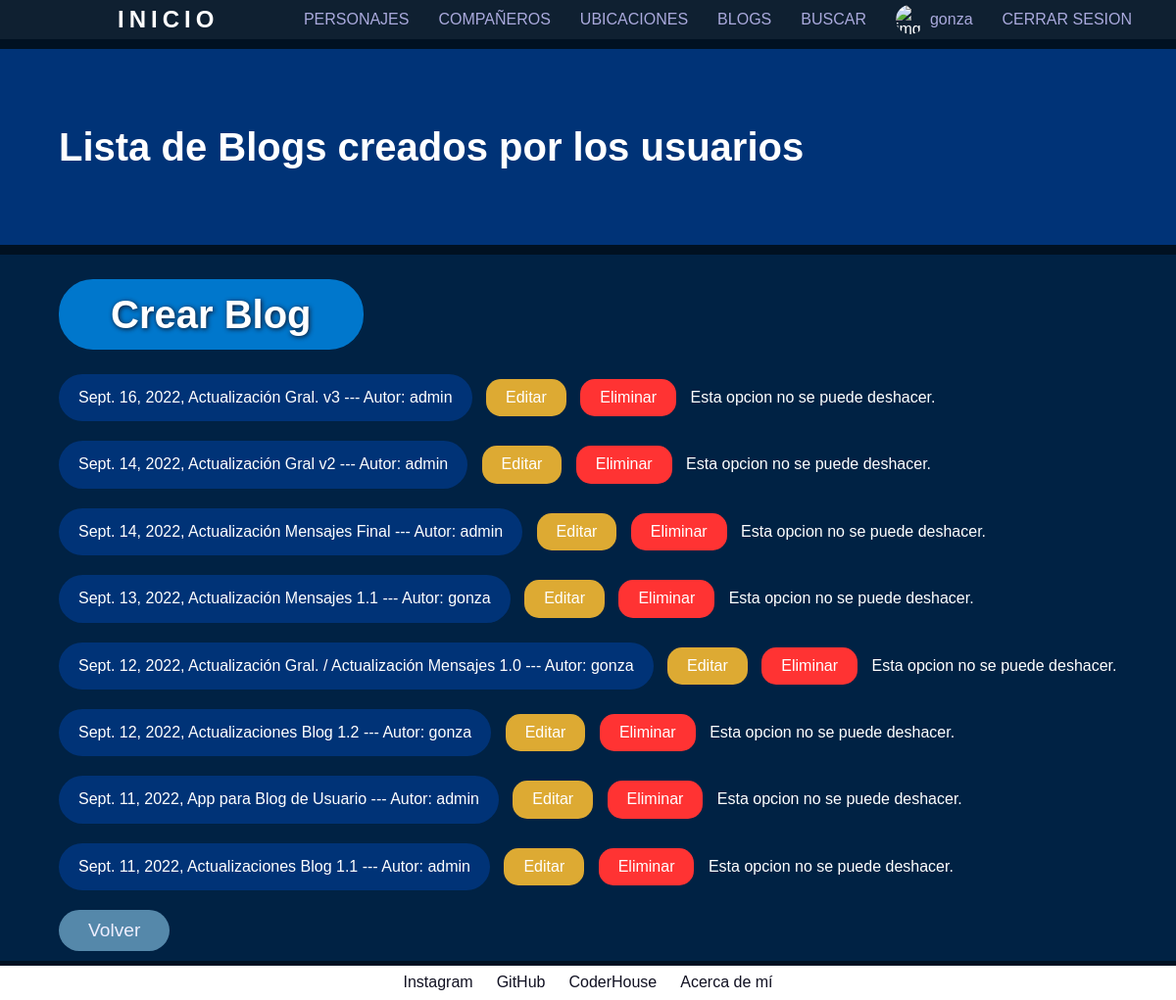
The app's page /AppPersonajes/listablog/ (signed in) with its own data.
### AppPersonajes/models.py (models this page shows, shortened)
class UserBlog(models.Model):
    username=models.CharField(max_length=50)
    titulo=models.CharField(max_length=50)
    subtitulo=models.CharField(max_length=100)
    fechapub=models.DateField(default=datetime.now)
    imagen=models.ImageField(upload_to='blogs', null=True, blank=True)
    texto=RichTextField(max_length=2000)

### AppPersonajes/views.py (the view)
# urls.py: path("listablog/", listaBlog, name="listablog"),
def listaBlog(request):
    listablog=UserBlog.objects.all()
    return render(request, "App/listablog.html", {"listablog":listablog, "imagen":obtenerAvatar(request)})

### AppPersonajes/views.py (called while the page is built)
@login_required
def obtenerAvatar(request):
    lista=Avatar.objects.filter(user=request.user)
    if len(lista)!=0:
        imagen=lista[0].imagen.url
    else:
        imagen=""
    return imagen

### AppPersonajes/templates/App/listablog.html (shortened to what this page needs)
{% extends "App/padre.html" %}
{% load static %}
{% block titulo_de_pagina %}
    <h1 class="titulotemplates">Lista de Blogs creados por los usuarios</h1>
{% endblock %}
{% block contenido_variable %}
    <div class="contenedor-liblogs">
        <a class="btn-crearblog" href="{% url 'crearblog' %}">Crear Blog</a>
        <div class="liblogs">
            {% for blog in listablog reversed %}
                <div class="blogs">
                    <a href="{% url 'blog' blog.id %}">{{ blog.fechapub }}, {{ blog.titulo }} --- Autor: {{ blog.username }}</a>
                    {% if request.user.is_superuser %}
                        <a class="editarblog" href="{% url 'editarblog' blog.id %}">Editar</a>
                        <a class="borrarblog" href="{% url 'borrarblog' blog.id %}">Eliminar</a> Esta opcion no se puede deshacer.
                    {% endif %}
                </div>
            {% endfor %}
        </div>
        <a class="btn_volver" href="{% url 'inicio' %}">Volver</a>
    </div>
{% endblock %}

### AppPersonajes/templates/App/padre.html (shortened to what this page needs)
<!DOCTYPE html>
<html lang="en">
    <head>
        {% load static %}
        <link href= "{% static '\App\css\style.css' %}" rel="stylesheet" />
        <link href="{% static '\App\css\normalize.css' %}" rel="stylesheet">
    </head>
    <body>
        <header>
            <a class="btn_inicio" href="{% url 'inicio' %}">INICIO</a>
            <nav class="barra_nav">
                <ul>
                    <li><a class="btn_ref" href="{% url 'personajes' %}">PERSONAJES</a></li>
                    <li><a class="btn_ref" href="{% url 'compañeros' %}">COMPAÑEROS</a></li>
                    <li><a class="btn_ref" href="{% url 'ubicaciones' %}">UBICACIONES</a></li>
                    <li><a class="btn_ref" href="{% url 'listablog' %}">BLOGS</a></li>
                    <li><a class="btn_ref" href="{% url 'busqueda' %}">BUSCAR</a></li>
                    {% if not request.user.is_authenticated %}
                        <li><a class="btn_ref register" href="{% url 'registrate' %}">REGISTRATE</a></li>
                        <li><a class="btn_ref login" href="{% url 'login' %}">INICIAR SESION</a></li>
                    {% else %}
                        <li><a class="btn_ref" href="{% url 'perfil' %}">
                            {% if imagen %}
                                <img class="img-nav" src="{{ imagen }}" alt="img-perfil" title="Foto perfil de {{ user.username }}">
                            {% endif %}{{ user.username }}
                        </a></li>
                        <li><a class="btn_ref logout" href="{% url 'logout' %}">CERRAR SESION</a></li>
                    {% endif %}
                </ul>
            </nav>
        </header>
            {% block titulo_de_pagina %} {%endblock %}
            {% block contenido_variable %} {% endblock %}
        <footer class="mis_datos">
            <a class="btn_links" target="_blank" href="https://www.instagram.com/gonnzad/">Instagram</a>
            <a class="btn_links" target="_blank" href="https://github.com/GonzaLandini">GitHub</a>
            <a class="btn_links" target="_blank" href="https://plataforma.coderhouse.com/perfil/627a75c68d262f0018d3725f">CoderHouse</a>
            <a class="btn_links" href="{% url 'aboutme' %}">Acerca de mí</a>
        </footer>
    </body>
</html>

### AppPersonajes/static/App/css/style.css (style rules this page uses)
* { color: #fff; text-decoration: none; }
body { background-color: #012; display: flex; flex-direction: column; font-family: sans-serif; }
header { background-color: #123e; display: flex; height: 40px; justify-content: space-between; left: 0; position: fixed; text-align: center; top: 0; width: 100%; z-index: 15; }
.titulotemplates { align-items: center; background-color: #037; color:#fff; display: flex; font-size: 2.5em; height: 200px; margin: 50px 0 10px 0; min-width: max-content; padding: 0 5%; width: 100%; }
.btn_inicio { font-size: 1.5em; font-weight: bold; letter-spacing: 5px; margin: auto; margin-left: 10%; transition: .3s; }
.barra_nav { margin: auto; margin-right: 2.5%; }
.barra_nav ul { display: flex; list-style: none; }
.barra_nav li { margin: auto; }
.img-nav { border-radius: 100%; height: 30px; margin-right: 5px; object-fit:cover; width: 30px; }
.btn_ref { align-items: center; display: flex; color: #aad; margin: 0 15px; min-width: max-content; transition: .3s; }
.mis_datos { background-color: #fff; bottom: 0px; color: #112; display: flex; height: 35px; justify-content: center; position: fixed; width: 100%; z-index: 5; }
.btn_links { color: #112; margin: auto 1%; }
.btn_volver { background-color: #58a; border-radius: 35px; color: #eef; display: flex; font-size: 1.2em; margin: 20px auto; padding: 10px 40px; transition: .3s; width: max-content; }
.contenedor-liblogs { background-color: #024; margin-bottom: 40px; padding: 10px 5%; width: 100%; }
.contenedor-liblogs .btn-crearblog { background-color: #07c; border: solid #07c; border-radius: 35px; cursor: pointer; display: block; font-size: 2.5em; font-weight: bold; margin: 15px 0; padding: 10px 50px; text-align: center; text-shadow: 1px 1px 5px #112f; transition: .3s; width: max-content; }
.liblogs { display: flex; flex-direction: column; list-style: none; }
.blogs .editarblog { background-color: #da3; border: none; border-radius: 15px; color: #fff; cursor: pointer; font-size: 1em; margin: 0 0 0 10px; padding: 10px 20px; }
.blogs .borrarblog { background-color: #f33; border: none; border-radius: 15px; cursor: pointer; margin: 0 10px 0 10px; padding: 10px 20px; }
.liblogs a { background-color: #037; border-radius: 35px; display: inline-block; margin: 10px 0; padding: 15px 20px; transition: .2s; }
.contenedor-liblogs .btn_volver { margin: 10px 0 0; padding: 10px 30px; width: max-content; }

### records on screen
UserBlog: fechapub "Sept. 16, 2022", titulo "Actualización Gral. v3", username "admin"
UserBlog: fechapub "Sept. 14, 2022", titulo "Actualización Gral v2", username "admin"
UserBlog: fechapub "Sept. 14, 2022", titulo "Actualización Mensajes Final", username "admin"
UserBlog: fechapub "Sept. 13, 2022", titulo "Actualización Mensajes 1.1", username "gonza"
UserBlog: fechapub "Sept. 12, 2022", titulo "Actualización Gral. / Actualización Mensajes 1.0", username "gonza"
UserBlog: fechapub "Sept. 12, 2022", titulo "Actualizaciones Blog 1.2", username "gonza"
UserBlog: fechapub "Sept. 11, 2022", titulo "App para Blog de Usuario", username "admin"
UserBlog: fechapub "Sept. 11, 2022", titulo "Actualizaciones Blog 1.1", username "admin"

### other values on screen
{{ user.username }} "gonza"
